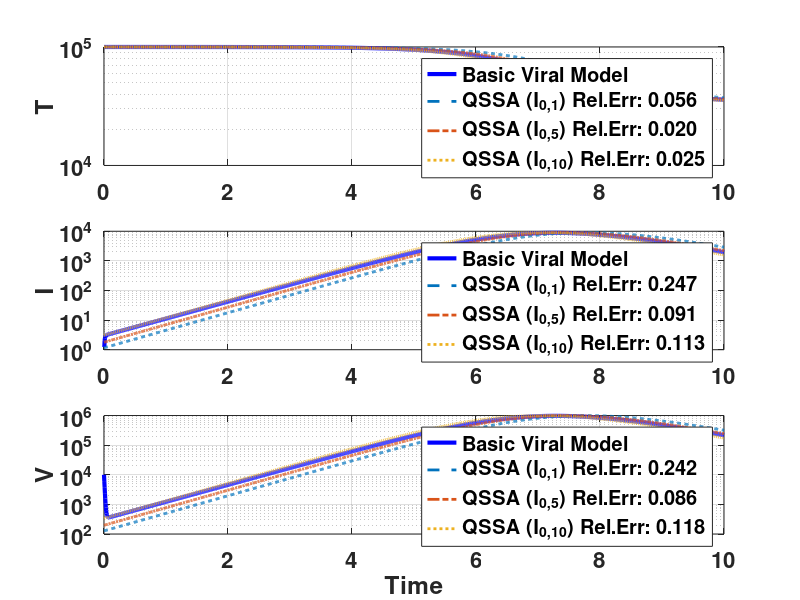

The MATLAB script that drew this image: (Note: this script raises an error after producing the figure.)
%% Viral dynamics comparison: Basic Viral Model vs. QSSA Model
clear
clc
close all
set(groot, 'DefaultAxesFontSize', 16, 'DefaultAxesFontWeight', 'bold', ...
           'DefaultTextFontSize', 16, 'DefaultTextFontWeight', 'bold');
set(0, 'DefaultLineLineWidth', 3);
rng(11)

% Parameter Set
delta = 2.1;
c = 100;  % Viral clearance rate
params_full = [3.15e-7, delta, 11000, c]; % [b, delta, p, c]

b = params_full(1);
p = params_full(3);
pp = p/c;
params_qssa = [b*pp, delta]; 
beta = b;

% Time span
tspan = linspace(0, 10, 2000);
dt = tspan(2) - tspan(1);

% Initial values for the Basic Viral Model
Initials = [100000, 0, 10000];  % T(0), I(0), V(0)

% Compute a range of initial values for I(0) in QSSA model
eta1 = (beta * Initials(3) * exp(-1) - c) / c;
eta2 = (-beta * Initials(3) + beta * Initials(3) * exp(-1) - delta) / c;
eta = linspace(eta1, eta2, 10);

% Define QSSA initial values
Init_qssa_vec = beta * Initials(1) * Initials(3) * exp(eta) / c; 

% Solve the Basic Viral Model
fun_full = @(t,y,params) [-params(1)*y(1)*y(3); 
                           params(1)*y(1)*y(3)-params(2)*y(2); 
                           params(3)*y(2)-params(4)*y(3)];
[t, viral_tot] = ode45(@(t,y) fun_full(t,y,params_full), tspan, Initials);

% Figure setup
figure; % Single figure

% Color setup: Basic Viral Model (blue), QSSA (various colors)
basic_color = [0, 0, 1]; % Blue for Basic Viral Model
qssa_colors = lines(3);  % Using MATLAB's 'lines' colormap for QSSA variants
qssa_styles = {'--', '-.', ':'};  % Different line styles for QSSA models

% Define handle variables for legend
h_basic = []; % Store handle for Basic Viral Model
h_qssa = [];  % Store handles for QSSA models

% Define selected initial values for QSSA
selected_indices = [1, 5, 10];  % Selecting three different QSSA initial values

% Storage for norm-based errors
norm_rel_err_target = zeros(1, length(selected_indices));
norm_rel_err_infect = zeros(1, length(selected_indices));
norm_rel_err_virus = zeros(1, length(selected_indices));

for i_idx = 1:length(selected_indices)  
    i = selected_indices(i_idx);
    Init_qssa = [Initials(1), Init_qssa_vec(i)];

    % Solve QSSA Model
    fun_qssa = @(t,y,params) [-params(1)*y(1)*y(2); params(1)*y(1)*y(2)-params(2)*y(2)];
    [t, vi_qssa] = ode45(@(t,y) fun_qssa(t,y,params_qssa), tspan, Init_qssa);

    % Reconstruct Virus Concentration
    v = pp * vi_qssa(:,2);

    % Compute Norm-Based Relative Errors
    norm_rel_err_target(i_idx) = norm(viral_tot(:,1) - vi_qssa(:,1)) / norm(viral_tot(:,1));
    norm_rel_err_infect(i_idx) = norm(viral_tot(:,2) - vi_qssa(:,2)) / norm(viral_tot(:,2));
    norm_rel_err_virus(i_idx) = norm(viral_tot(:,3) - v) / norm(viral_tot(:,3));

    % **Plot Target Cells (T)**
    subplot(3,1,1) 
    if i_idx == 1
        h_basic = plot(t, viral_tot(:,1), '-', 'Color', basic_color, 'LineWidth', 3, 'DisplayName', 'Basic Viral Model'); 
        hold on;
    end
    h_qssa(i_idx) = semilogy(t, vi_qssa(:,1), qssa_styles{i_idx}, 'Color', qssa_colors(i_idx, :), 'LineWidth', 2, ...
                          'DisplayName', sprintf('QSSA I_{0,%d}, (Rel.Err: %.3f)', i, norm_rel_err_target(i_idx)));
    ylabel('T');
    legend show;
    grid on;

    % **Plot Infected Cells (I)**
    subplot(3,1,2)
    if i_idx == 1
        plot(t, viral_tot(:,2), '-', 'Color', basic_color, 'LineWidth', 3, 'DisplayName', 'Basic Viral Model'); 
        hold on;
    end
    semilogy(t, vi_qssa(:,2), qssa_styles{i_idx}, 'Color', qssa_colors(i_idx, :), 'LineWidth', 2, ...
         'DisplayName', sprintf('Rel.Err: %.3f',  norm_rel_err_infect(i_idx)));
    ylabel('I');
    legend show;
    grid on;

    % **Plot Virus Concentration (V)**
    subplot(3,1,3)
    if i_idx == 1
        plot(t, viral_tot(:,3), '-', 'Color', basic_color, 'LineWidth', 3, 'DisplayName', 'Basic Viral Model'); 
        hold on;
    end
    semilogy(t, v, qssa_styles{i_idx}, 'Color', qssa_colors(i_idx, :), 'LineWidth', 2, ...
         'DisplayName', sprintf('Rel.Err: %.3f',  norm_rel_err_virus(i_idx)));
    ylabel('V');
    xlabel('Time');
    legend show;
    grid on;
end

% Final adjustments for legends
subplot(3,1,1) % Target Cells
legend([h_basic, h_qssa(1), h_qssa(2), h_qssa(3)], ...
       {'Basic Viral Model', ...
        sprintf('QSSA (I_{0,1}) Rel.Err: %.3f', norm_rel_err_target(1)), ...
        sprintf('QSSA (I_{0,5}) Rel.Err: %.3f', norm_rel_err_target(2)), ...
        sprintf('QSSA (I_{0,10}) Rel.Err: %.3f', norm_rel_err_target(3))});
grid on;

subplot(3,1,2) % Infected Cells
legend([h_basic, h_qssa(1), h_qssa(2), h_qssa(3)], ...
       {'Basic Viral Model', ...
        sprintf('QSSA (I_{0,1}) Rel.Err: %.3f', norm_rel_err_infect(1)), ...
        sprintf('QSSA (I_{0,5}) Rel.Err: %.3f', norm_rel_err_infect(2)), ...
        sprintf('QSSA (I_{0,10}) Rel.Err: %.3f', norm_rel_err_infect(3))});
grid on;

subplot(3,1,3) % Virus
legend([h_basic, h_qssa(1), h_qssa(2), h_qssa(3)], ...
       {'Basic Viral Model', ...
        sprintf('QSSA (I_{0,1}) Rel.Err: %.3f', norm_rel_err_virus(1)), ...
        sprintf('QSSA (I_{0,5}) Rel.Err: %.3f', norm_rel_err_virus(2)), ...
        sprintf('QSSA (I_{0,10}) Rel.Err: %.3f', norm_rel_err_virus(3))});
grid on;
sgtitle('Viral model vs. QSSA model')



%% **Second Figure: Basic Viral Model vs. QSSA_il**
figure;

% Solve QSSA_il Model (Single Run)
Init_qssa_il = [Initials(1), Initials(3)];
fun_qssa_il = @(t,y,params) [-params(1)*y(1)*y(2); params(1) * (params(3) / params(4)) * y(1) * y(2) - params(2) * y(2)];
[t, vi_qssa_il] = ode45(@(t,y) fun_qssa_il(t,y,params_full), tspan, Init_qssa_il);
I_il = c / p * vi_qssa_il(:,2);

% Compute Norm-Based Relative Errors
norm_rel_err_target = norm(viral_tot(:,1) - vi_qssa_il(:,1)) / norm(viral_tot(:,1));
norm_rel_err_infect = norm(viral_tot(:,2) - (vi_qssa_il(:,2) / pp)) / norm(viral_tot(:,2));
norm_rel_err_virus = norm(viral_tot(:,3) - I_il) / norm(viral_tot(:,3));

% **Plot Target Cells (T)**
subplot(3,1,1)
semilogy(t, viral_tot(:,1), '-', 'Color', 'b', 'LineWidth', 3, 'DisplayName', 'Basic Viral Model');
hold on;
plot(t, vi_qssa_il(:,1), '--', 'Color', 'r', 'LineWidth', 2, ...
     'DisplayName', sprintf('QSSA_{il} Rel.Err: %.3f', norm_rel_err_target));
ylabel('T');
legend show;
grid on;

% **Plot Infected Cells (I)**
subplot(3,1,2)
semilogy(t, viral_tot(:,2), '-', 'Color', 'b', 'LineWidth', 3, 'DisplayName', 'Basic Viral Model');
hold on;
plot(t, I_il, '--', 'Color', 'r', 'LineWidth', 2, ...
     'DisplayName', sprintf('Rel.Err: %.3f', norm_rel_err_virus));
ylabel('I');
legend show;
grid on;

% **Plot Virus Concentration (V)**
subplot(3,1,3)
semilogy(t, viral_tot(:,3), '-', 'Color', 'b', 'LineWidth', 3, 'DisplayName', 'Basic Viral Model');
hold on;
plot(t, vi_qssa_il(:,2) / pp, '--', 'Color', 'r', 'LineWidth', 2, ...
     'DisplayName', sprintf('Rel.Err: %.3f', norm_rel_err_infect));
ylabel('V');
xlabel('Time');
legend show;
grid on;

sgtitle('Viral Model vs. QSSA_{il}')